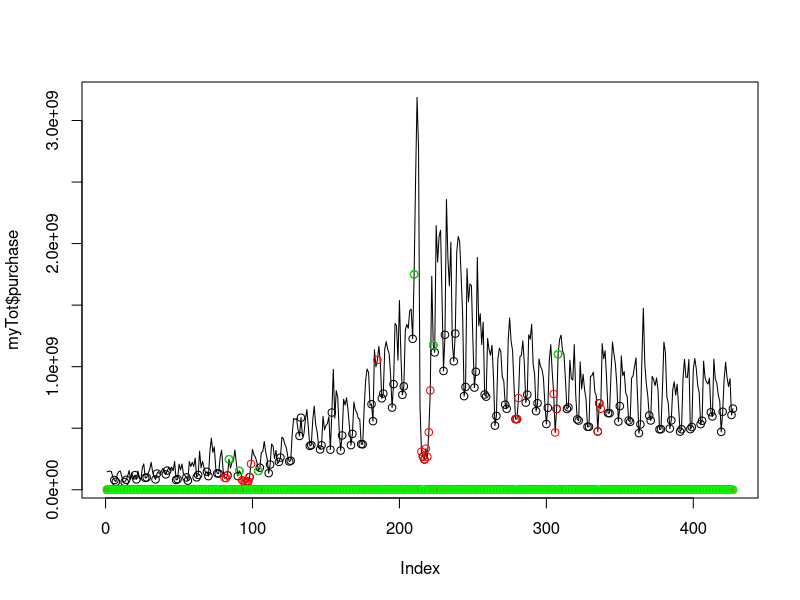
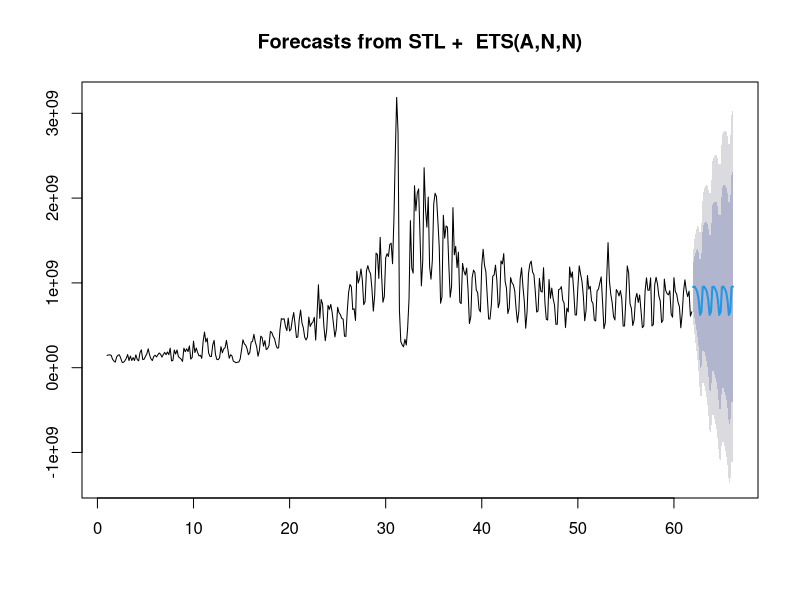

These charts were generated, in order, by the following R code:
library("forecast")
myTot=read.csv("myTot.csv",header=FALSE)
myTot=myTot[,-4]
names(myTot)=c("report_date","purchase","redeem")
myTot$purchase=as.numeric(myTot$purchase)
myTot$redeem=as.numeric(myTot$redeem)
myTot$report_date=as.integer(myTot$report_date)
myTot$report_date=as.Date(as.character(myTot$report_date),format="%Y%m%d")

#############假期特征
jiaqitemp=c("2013-09-19","2013-09-20","2013-09-21","2013-10-01","2013-10-02","2013-10-03","2013-10-04","2013-10-05",
            "2013-10-06","2013-10-07","2014-01-01","2014-01-31","2014-02-01","2014-02-02","2014-02-03","2014-02-04",
            "2014-02-05","2014-02-06","2014-04-05","2014-04-06","2014-04-07","2014-05-01","2014-05-02","2014-05-03",
            "2014-05-31","2014-06-01","2014-06-02","2014-09-06","2014-09-07","2014-09-08")
jiaqitemp=as.Date(jiaqitemp)

jiaqi=myTot$report_date %in% jiaqitemp+0
temp=as.Date("20140901",format="%Y%m%d")
sep=temp+0:29
yuceJiaqi=sep %in% jiaqitemp+0

buxiutemp=c("2013-09-22","2013-09-29","2013-10-12","2014-01-26","2014-02-08","2014-05-04","2014-09-28")
buxiutemp=as.Date(buxiutemp)
buxiu=myTot$report_date %in% buxiutemp+0
#周末
xingqi=strftime(myTot$report_date,format="%w")
zhoumo=as.numeric(xingqi%in%c("0","6"))
#########################

plot(myTot$purchase,type="l")
points((myTot$purchase*zhoumo),type="p")
#points((myTot$total_redeem_amt*((myTot$report_date=="2013-11-11")*1)),type="p",col="red")
points((myTot$purchase*jiaqi),type="p",col="red")
points((myTot$purchase*buxiu),type="p",col="green")

sx=ts(myTot$purchase,frequency=7,start=c(1,1))
#autoFit=auto.arima(sx,d=0,D=1,trace=TRUE)
#plot(forecast(autoFit,h=30)$residual)
##points((forecast(autoFit,h=30)$residual*jiaqi*(1-zhoumo)),type="p")
#points(forecast(autoFit,h=30)$residual*jiaqi*zhoumo,type="p",col="blue")
#points(forecast(autoFit,h=30)$residual*buxiu,type="p",col="red")
myStl=stl(sx,s.window="periodic",robust=TRUE)
plot(forecast(myStl,h=30))
